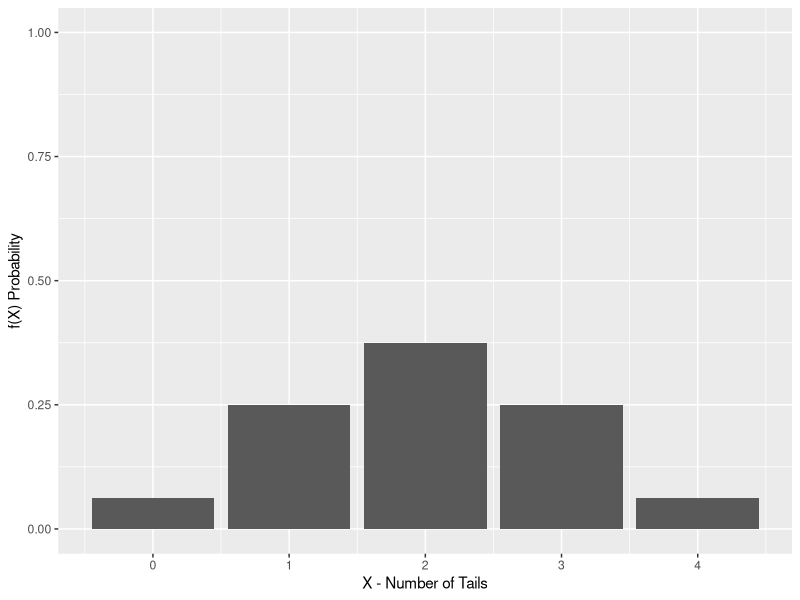

Generate this figure with R: (Note: this script raises an error after producing the figure.)
## ---- chunk 1

library(magrittr)
library(ggplot2)
library(dplyr)

## ---- chunk 2
uber <- 3000
airbnb <- 1500
stata <- 800
women <- (uber * .30) + (airbnb*.45) + (stata * .65)
(uber *30) / women
## ---- chunk 3
tails.distr.df <- data.frame(value = c(0,1,2,3,4), prob= c(.0625, .25, .375, .25, .0625))
tails.distr.df
## ---- chunk 4
tails.distr.df %>% ggplot(aes(x=value, y=prob)) + geom_bar(stat = "identity") + ylim(c(0,1)) + xlab("X - Number of Tails") + ylab("f(X) Probability")

## ---- chunk 5
F <- c(18,31,34,33,27,33,28,23,33,12,19,25,14,4,22,7)
M <- c(11,22,27,29,24,29,25,26,38,14,23,31,20,6,34,12)
Y <- F
N <- F + M
## ---- chunk 6
Y / N
## ---- chunk 7
logL <- function(p) sum(log(dbinom(Y, N, p)))
optimize(logL, lower=0, upper=1, maximum=TRUE)

## ---- chunk 8
year1 <- pnorm(55, mean = 40, sd=4, lower.tail = FALSE)  
year1 ^ 7
## ---- chunk 9
Table_2_3_Birthweight_and_gestational_age$xy <- (Table_2_3_Birthweight_and_gestational_age[,2] * Table_2_3_Birthweight_and_gestational_age[,1])

Table_2_3_Birthweight_and_gestational_age$x_squared <- (Table_2_3_Birthweight_and_gestational_age[,1]^2)  

Table_2_3_Birthweight_and_gestational_age$y_squared <- (Table_2_3_Birthweight_and_gestational_age[,2]^2) 

sum_gage <- colSums(Table_2_3_Birthweight_and_gestational_age[,1])

sum_bwt <- colSums(Table_2_3_Birthweight_and_gestational_age[,2])

sum_xy <- colSums(Table_2_3_Birthweight_and_gestational_age[,4])

sum_x2 <- colSums(Table_2_3_Birthweight_and_gestational_age[,5])

sum_y2 <- colSums(Table_2_3_Birthweight_and_gestational_age[,6])

intercept_gage_bwt <- (((sum_bwt*sum_x2) - (sum_gage * sum_xy))) / ((((24 * sum_x2) - (sum_gage^2))))
intercept_gage_bwt

slope_gage_bwt <- ((24*sum_xy) - (sum_gage*sum_bwt)) / (((24*sum_x2) - (sum_gage^2)))
slope_gage_bwt
## ---- chunk 10
q7p1 <- ggplot(Table_2_3_Birthweight_and_gestational_age, aes(gestational_age, birth_weight, colour = sex))
q7p1 + geom_point()
xyplot(birth_weight ~ gestational_age|sex, data = Table_2_3_Birthweight_and_gestational_age)
## ---- chunk 11
q8lm <- lm(formula = birth_weight ~ gestational_age, data= Table_2_3_Birthweight_and_gestational_age)
summary(q8lm)
